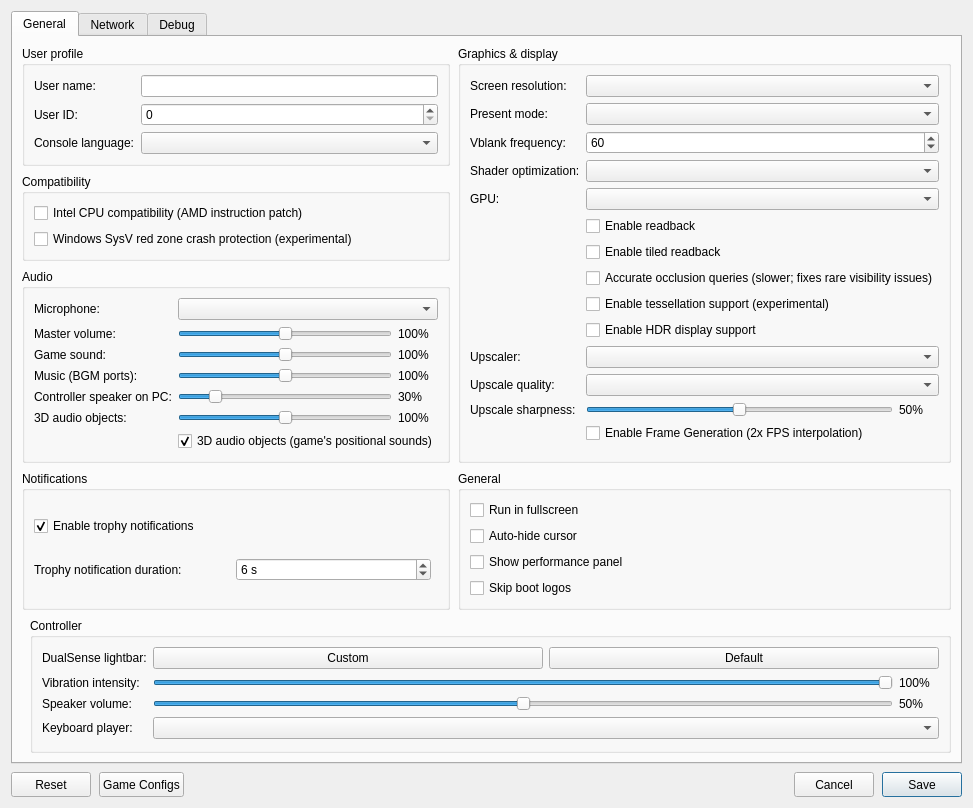
<?xml version="1.0" encoding="UTF-8"?>
<ui version="4.0">
 <class>ConfigurationEditDialog</class>
 <widget class="QDialog" name="ConfigurationEditDialog">
  <property name="geometry">
   <rect>
    <x>0</x>
    <y>0</y>
    <width>900</width>
    <height>620</height>
   </rect>
  </property>
  <property name="windowTitle">
   <string>Settings</string>
  </property>
  <property name="locale">
   <locale language="English" country="UnitedStates"/>
  </property>
  <layout class="QVBoxLayout" name="dialogLayout">
   <property name="spacing"><number>8</number></property>
   <item>
    <widget class="QTabWidget" name="settings_tabs">
     <property name="currentIndex"><number>0</number></property>
     <widget class="QWidget" name="settings_tab">
      <attribute name="title"><string>General</string></attribute>
      <layout class="QGridLayout" name="gridLayout">
       <property name="horizontalSpacing">
        <number>8</number>
       </property>
       <property name="verticalSpacing">
        <number>8</number>
       </property>
       <item row="0" column="0" colspan="2">
        <layout class="QGridLayout" name="sectionsLayout" columnstretch="1,1">
         <property name="horizontalSpacing">
          <number>8</number>
         </property>
         <property name="verticalSpacing">
          <number>8</number>
         </property>
         <item row="0" column="0">
          <widget class="QGroupBox" name="user_profile_group">
           <property name="title">
            <string>User profile</string>
           </property>
           <layout class="QFormLayout" name="userProfileLayout">
            <property name="fieldGrowthPolicy">
             <enum>QFormLayout::AllNonFixedFieldsGrow</enum>
            </property>
            <item row="0" column="0">
             <widget class="QLabel" name="label_user_name">
              <property name="text"><string>User name:</string></property>
             </widget>
            </item>
            <item row="0" column="1">
             <widget class="MandatoryLineEdit" name="lineEdit_user_name">
              <property name="toolTip"><string>Local user name exposed to games</string></property>
              <property name="clearButtonEnabled"><bool>true</bool></property>
             </widget>
            </item>
            <item row="1" column="0">
             <widget class="QLabel" name="label_user_id">
              <property name="text"><string>User ID:</string></property>
             </widget>
            </item>
            <item row="1" column="1">
             <widget class="QSpinBox" name="spinBox_user_id">
              <property name="toolTip"><string>Local user ID exposed to games</string></property>
             </widget>
            </item>
            <item row="2" column="0">
             <widget class="QLabel" name="label_console_language">
              <property name="text"><string>Console language:</string></property>
             </widget>
            </item>
            <item row="2" column="1">
             <widget class="QComboBox" name="comboBox_console_language">
              <property name="toolTip"><string>Language</string></property>
             </widget>
            </item>
           </layout>
          </widget>
         </item>
         <item row="2" column="0">
          <widget class="QGroupBox" name="audio_group">
           <property name="title"><string>Audio</string></property>
           <layout class="QFormLayout" name="audioLayout">
            <property name="fieldGrowthPolicy">
             <enum>QFormLayout::AllNonFixedFieldsGrow</enum>
            </property>
            <item row="0" column="0">
             <widget class="QLabel" name="label_audio_input_device">
              <property name="text"><string>Microphone:</string></property>
             </widget>
            </item>
            <item row="0" column="1">
             <widget class="QComboBox" name="comboBox_audio_input_device"/>
            </item>
           <item row="1" column="0">
            <widget class="QLabel" name="label_audio_master">
             <property name="text"><string>Master volume:</string></property>
            </widget>
           </item>
           <item row="1" column="1">
            <layout class="QHBoxLayout" name="audio_master_layout">
             <item>
              <widget class="QSlider" name="slider_audio_master">
               <property name="toolTip"><string>Everything the game plays on this PC (not the DualSense). 100% is unchanged; above 100% amplifies and can clip.</string></property>
               <property name="maximum"><number>200</number></property>
               <property name="singleStep"><number>5</number></property>
               <property name="pageStep"><number>10</number></property>
               <property name="value"><number>100</number></property>
               <property name="orientation"><enum>Qt::Horizontal</enum></property>
              </widget>
             </item>
             <item>
              <widget class="QLabel" name="label_audio_master_value">
               <property name="minimumSize"><size><width>40</width><height>0</height></size></property>
               <property name="text"><string>100%</string></property>
              </widget>
             </item>
            </layout>
           </item>
           <item row="2" column="0">
            <widget class="QLabel" name="label_audio_main">
             <property name="text"><string>Game sound:</string></property>
            </widget>
           </item>
           <item row="2" column="1">
            <layout class="QHBoxLayout" name="audio_main_layout">
             <item>
              <widget class="QSlider" name="slider_audio_main">
               <property name="toolTip"><string>Game audio on the main output ports (most effects, and music in games that mix it there). 100% is unchanged.</string></property>
               <property name="maximum"><number>200</number></property>
               <property name="singleStep"><number>5</number></property>
               <property name="pageStep"><number>10</number></property>
               <property name="value"><number>100</number></property>
               <property name="orientation"><enum>Qt::Horizontal</enum></property>
              </widget>
             </item>
             <item>
              <widget class="QLabel" name="label_audio_main_value">
               <property name="minimumSize"><size><width>40</width><height>0</height></size></property>
               <property name="text"><string>100%</string></property>
              </widget>
             </item>
            </layout>
           </item>
           <item row="3" column="0">
            <widget class="QLabel" name="label_audio_music">
             <property name="text"><string>Music (BGM ports):</string></property>
            </widget>
           </item>
           <item row="3" column="1">
            <layout class="QHBoxLayout" name="audio_music_layout">
             <item>
              <widget class="QSlider" name="slider_audio_music">
               <property name="toolTip"><string>Music the game plays on its own background-music ports. Has no effect on games that mix music into the main output.</string></property>
               <property name="maximum"><number>200</number></property>
               <property name="singleStep"><number>5</number></property>
               <property name="pageStep"><number>10</number></property>
               <property name="value"><number>100</number></property>
               <property name="orientation"><enum>Qt::Horizontal</enum></property>
              </widget>
             </item>
             <item>
              <widget class="QLabel" name="label_audio_music_value">
               <property name="minimumSize"><size><width>40</width><height>0</height></size></property>
               <property name="text"><string>100%</string></property>
              </widget>
             </item>
            </layout>
           </item>
           <item row="4" column="0">
            <widget class="QLabel" name="label_audio_pad_speaker">
             <property name="text"><string>Controller speaker on PC:</string></property>
            </widget>
           </item>
           <item row="4" column="1">
            <layout class="QHBoxLayout" name="audio_pad_speaker_layout">
             <item>
              <widget class="QSlider" name="slider_audio_pad_speaker">
               <property name="toolTip"><string>Sounds meant for the DualSense speaker when no DualSense plays them (no controller, or not wired/Bluetooth). The console speaker is small, so these are turned down by default.</string></property>
               <property name="maximum"><number>200</number></property>
               <property name="singleStep"><number>5</number></property>
               <property name="pageStep"><number>10</number></property>
               <property name="value"><number>30</number></property>
               <property name="orientation"><enum>Qt::Horizontal</enum></property>
              </widget>
             </item>
             <item>
              <widget class="QLabel" name="label_audio_pad_speaker_value">
               <property name="minimumSize"><size><width>40</width><height>0</height></size></property>
               <property name="text"><string>30%</string></property>
              </widget>
             </item>
            </layout>
           </item>
           <item row="5" column="0">
            <widget class="QLabel" name="label_audio_objects">
             <property name="text"><string>3D audio objects:</string></property>
            </widget>
           </item>
           <item row="5" column="1">
            <layout class="QHBoxLayout" name="audio_objects_layout">
             <item>
              <widget class="QSlider" name="slider_audio_objects">
               <property name="toolTip"><string>Sound effects the game places in 3D (PS5 3D audio object ports), mixed into the game sound on this PC. Game sound and master volume apply on top. 100% is unchanged.</string></property>
               <property name="maximum"><number>200</number></property>
               <property name="singleStep"><number>5</number></property>
               <property name="pageStep"><number>10</number></property>
               <property name="value"><number>100</number></property>
               <property name="orientation"><enum>Qt::Horizontal</enum></property>
              </widget>
             </item>
             <item>
              <widget class="QLabel" name="label_audio_objects_value">
               <property name="minimumSize"><size><width>40</width><height>0</height></size></property>
               <property name="text"><string>100%</string></property>
              </widget>
             </item>
            </layout>
           </item>
           <item row="6" column="1">
            <widget class="QCheckBox" name="checkBox_audio_objects">
             <property name="toolTip"><string>Play the sounds the game places in 3D (PS5 3D audio object ports: ambience, positioned effects). Off drops them, as older Kyty versions did.</string></property>
             <property name="text"><string>3D audio objects (game's positional sounds)</string></property>
             <property name="checked"><bool>true</bool></property>
            </widget>
           </item>
           </layout>
          </widget>
         </item>
         <item row="0" column="1" rowspan="3">
          <widget class="QGroupBox" name="graphics_group">
           <property name="title">
            <string>Graphics &amp;&amp; display</string>
           </property>
           <layout class="QFormLayout" name="graphicsLayout">
            <property name="fieldGrowthPolicy">
             <enum>QFormLayout::AllNonFixedFieldsGrow</enum>
            </property>
            <item row="0" column="0">
             <widget class="QLabel" name="label_screen_resolution">
              <property name="text"><string>Screen resolution:</string></property>
             </widget>
            </item>
            <item row="0" column="1">
             <widget class="QComboBox" name="comboBox_screen_resolution">
              <property name="toolTip"><string>Window resolution</string></property>
             </widget>
            </item>
            <item row="1" column="0">
             <widget class="QLabel" name="label_present_mode">
              <property name="text"><string>Present mode:</string></property>
             </widget>
            </item>
            <item row="1" column="1">
             <widget class="QComboBox" name="comboBox_present_mode">
              <property name="toolTip"><string>Vulkan swapchain presentation mode</string></property>
             </widget>
            </item>
            <item row="2" column="0">
             <widget class="QLabel" name="label_vblank_frequency">
              <property name="text"><string>Vblank frequency:</string></property>
             </widget>
            </item>
            <item row="2" column="1">
             <widget class="QSpinBox" name="spinBox_vblank_frequency">
              <property name="toolTip"><string>Virtual display refresh rate used for frame pacing</string></property>
              <property name="minimum"><number>30</number></property>
              <property name="maximum"><number>360</number></property>
              <property name="value"><number>60</number></property>
             </widget>
            </item>
            <item row="3" column="0">
             <widget class="QLabel" name="label_shader_optimization">
              <property name="text"><string>Shader optimization:</string></property>
             </widget>
            </item>
            <item row="3" column="1">
             <widget class="QComboBox" name="comboBox_shader_optimization_type">
              <property name="toolTip"><string>Optimize shaders for code size or performance</string></property>
             </widget>
            </item>
            <item row="4" column="0">
             <widget class="QLabel" name="label_gpu">
              <property name="text"><string>GPU:</string></property>
             </widget>
            </item>
            <item row="4" column="1">
             <widget class="QComboBox" name="comboBox_gpu">
              <property name="toolTip"><string>Graphics device used by the emulator</string></property>
             </widget>
            </item>
            <item row="5" column="1">
             <widget class="QCheckBox" name="checkBox_readback">
              <property name="toolTip"><string>Read back writable linear images</string></property>
              <property name="text"><string>Enable readback</string></property>
             </widget>
            </item>
            <item row="6" column="1">
             <widget class="QCheckBox" name="checkBox_readback_tiled">
              <property name="toolTip"><string>Read back small writable tiled images</string></property>
              <property name="text"><string>Enable tiled readback</string></property>
             </widget>
            </item>
            <item row="7" column="1">
             <widget class="QCheckBox" name="checkBox_gpu_occlusion">
              <property name="toolTip"><string>Off (default): occlusion queries report everything as visible, which is much faster in heavy levels but may draw objects or effects that the game hides behind walls. On: the GPU counts visible samples as on the console (slower; fixes rare visibility issues).</string></property>
              <property name="text"><string>Accurate occlusion queries (slower; fixes rare visibility issues)</string></property>
             </widget>
            </item>
            <item row="8" column="1">
             <widget class="QCheckBox" name="checkBox_tessellation">
              <property name="toolTip"><string>Draw tessellated geometry. Disabled by default; unsupported tessellation may cause crashes.</string></property>
              <property name="text"><string>Enable tessellation support (experimental)</string></property>
             </widget>
            </item>
            <item row="10" column="0">
             <widget class="QLabel" name="label_upscaler">
              <property name="text"><string>Upscaler:</string></property>
             </widget>
            </item>
            <item row="10" column="1">
             <widget class="QComboBox" name="comboBox_upscaler">
              <property name="toolTip"><string>Spatial/temporal super-resolution mode (Off, FSR, DLSS). Works on NVIDIA, AMD, and Intel GPUs. In-game hotkey: F9</string></property>
             </widget>
            </item>
            <item row="11" column="0">
             <widget class="QLabel" name="label_upscale_quality">
              <property name="text"><string>Upscale quality:</string></property>
             </widget>
            </item>
            <item row="11" column="1">
             <widget class="QComboBox" name="comboBox_upscale_quality">
              <property name="toolTip"><string>Internal render resolution preset when an upscaler is active</string></property>
             </widget>
            </item>
            <item row="12" column="0">
             <widget class="QLabel" name="label_upscale_sharpness">
              <property name="text"><string>Upscale sharpness:</string></property>
             </widget>
            </item>
            <item row="12" column="1">
             <layout class="QHBoxLayout" name="upscale_sharpness_layout">
              <item>
               <widget class="QSlider" name="slider_upscale_sharpness">
                <property name="toolTip"><string>Contrast-adaptive sharpening strength (RCAS, 0-100%)</string></property>
                <property name="maximum"><number>100</number></property>
                <property name="singleStep"><number>5</number></property>
                <property name="pageStep"><number>10</number></property>
                <property name="value"><number>50</number></property>
                <property name="orientation"><enum>Qt::Horizontal</enum></property>
               </widget>
              </item>
              <item>
               <widget class="QLabel" name="label_upscale_sharpness_value">
                <property name="minimumSize"><size><width>40</width><height>0</height></size></property>
                <property name="text"><string>50%</string></property>
               </widget>
              </item>
             </layout>
            </item>
            <item row="13" column="1">
             <widget class="QCheckBox" name="checkBox_frame_generation">
              <property name="toolTip"><string>Synthesize a motion-compensated intermediate frame between rendered frames for smoother 2x FPS output. In-game hotkey: F10</string></property>
              <property name="text"><string>Enable Frame Generation (2x FPS interpolation)</string></property>
             </widget>
            </item>
            <item row="9" column="1">
             <widget class="QCheckBox" name="checkBox_hdr">
              <property name="toolTip"><string>Enable HDR10 output for supported games. Requires HDR enabled on the host display.</string></property>
              <property name="text"><string>Enable HDR display support</string></property>
             </widget>
            </item>
           </layout>
          </widget>
         </item>
         <item row="3" column="0">
          <widget class="QGroupBox" name="notifications_group">
           <property name="title"><string>Notifications</string></property>
           <layout class="QVBoxLayout" name="notificationsLayout">
            <item>
             <widget class="QCheckBox" name="checkBox_trophy_notifications">
              <property name="toolTip"><string>Show trophy unlock notifications and play their sound.
    To use your own sound, replace the emulator's assets/sounds/trophy-unlock.wav with a WAV file and restart the game.</string></property>
              <property name="text"><string>Enable trophy notifications</string></property>
              <property name="checked"><bool>true</bool></property>
             </widget>
            </item>
            <item>
             <layout class="QHBoxLayout" name="trophyDurationLayout">
              <item>
               <widget class="QLabel" name="label_trophy_duration">
                <property name="text"><string>Trophy notification duration:</string></property>
               </widget>
              </item>
              <item>
               <widget class="QSpinBox" name="spinBox_trophy_duration">
                <property name="toolTip"><string>How long each trophy unlock notification stays on screen.</string></property>
                <property name="suffix"><string> s</string></property>
                <property name="minimum"><number>5</number></property>
                <property name="maximum"><number>10</number></property>
                <property name="value"><number>6</number></property>
               </widget>
              </item>
              <item>
               <spacer name="trophyDurationSpacer">
                <property name="orientation"><enum>Qt::Horizontal</enum></property>
               </spacer>
              </item>
             </layout>
            </item>
           </layout>
          </widget>
         </item>
         <item row="3" column="1">
          <widget class="QGroupBox" name="general_group">
           <property name="title"><string>General</string></property>
           <layout class="QVBoxLayout" name="generalLayout">
            <item>
             <widget class="QCheckBox" name="checkBox_fullscreen">
              <property name="toolTip"><string>Run in borderless desktop fullscreen</string></property>
              <property name="text"><string>Run in fullscreen</string></property>
             </widget>
            </item>
            <item>
             <widget class="QCheckBox" name="checkBox_hide_cursor">
              <property name="toolTip"><string>Hide the host cursor after 2 seconds without mouse activity</string></property>
              <property name="text"><string>Auto-hide cursor</string></property>
             </widget>
            </item>
            <item>
             <widget class="QCheckBox" name="checkBox_perf_overlay">
              <property name="toolTip"><string>Show FPS, frame times, CPU/GPU usage, RAM and memory pressure in the game window. Press F2 (Cmd+P on macOS) to toggle it, and add Shift for the detailed view.</string></property>
              <property name="text"><string>Show performance panel</string></property>
             </widget>
            </item>
            <item>
             <widget class="QCheckBox" name="checkBox_skip_notice_screen">
              <property name="toolTip"><string>Skip startup logos and notices in supported games.</string></property>
              <property name="text"><string>Skip boot logos</string></property>
             </widget>
            </item>
           </layout>
          </widget>
         </item>
         <item row="1" column="0">
          <widget class="QGroupBox" name="compatibility_group">
           <property name="title">
            <string>Compatibility</string>
           </property>
           <layout class="QVBoxLayout" name="compatibilityLayout">
            <item>
             <widget class="QCheckBox" name="checkBox_amd_cpu">
              <property name="toolTip"><string>Emulates the PS5's AMD-only instructions (EXTRQ/INSERTQ) and AMD's VRSQRTPS results. Partly checked (default): automatic, on for Intel and other non-AMD CPUs, off for AMD CPUs. Checked: always on. Unchecked: always off.</string></property>
              <property name="text"><string>Intel CPU compatibility (AMD instruction patch)</string></property>
             </widget>
            </item>
            <item>
             <widget class="QCheckBox" name="checkBox_red_zone_protection">
              <property name="toolTip"><string>Helps prevent crashes in some games on Windows</string></property>
              <property name="text"><string>Windows SysV red zone crash protection (experimental)</string></property>
             </widget>
            </item>
           </layout>
          </widget>
         </item>
        </layout>
       </item>
       <item row="1" column="1">
        <widget class="QGroupBox" name="controller_group">
         <property name="title"><string>Controller</string></property>
         <layout class="QFormLayout" name="controllerLayout">
          <property name="fieldGrowthPolicy"><enum>QFormLayout::AllNonFixedFieldsGrow</enum></property>
          <item row="0" column="0">
           <widget class="QLabel" name="label_controller_color">
            <property name="text"><string>DualSense lightbar:</string></property>
           </widget>
          </item>
          <item row="0" column="1">
           <layout class="QHBoxLayout" name="controllerColorLayout">
            <item>
             <widget class="QPushButton" name="button_controller_color">
              <property name="toolTip"><string>Choose and preview a fixed LED color. Bluetooth DualSense may take several seconds to update.</string></property>
              <property name="text"><string>Custom</string></property>
             </widget>
            </item>
            <item>
             <widget class="QPushButton" name="button_controller_color_reset">
              <property name="toolTip"><string>Let the game control the lightbar</string></property>
              <property name="text"><string>Default</string></property>
             </widget>
            </item>
           </layout>
          </item>
          <item row="1" column="0">
           <widget class="QLabel" name="label_controller_vibration">
            <property name="text"><string>Vibration intensity:</string></property>
           </widget>
          </item>
          <item row="1" column="1">
           <layout class="QHBoxLayout" name="controllerVibrationLayout">
            <item>
             <widget class="QSlider" name="slider_controller_vibration">
              <property name="toolTip"><string>Scale DualSense vibration over USB and Bluetooth</string></property>
              <property name="maximum"><number>100</number></property>
              <property name="value"><number>100</number></property>
              <property name="orientation"><enum>Qt::Horizontal</enum></property>
             </widget>
            </item>
            <item>
             <widget class="QLabel" name="label_controller_vibration_value">
              <property name="minimumSize"><size><width>40</width><height>0</height></size></property>
              <property name="text"><string>100%</string></property>
             </widget>
            </item>
           </layout>
          </item>
          <item row="2" column="0">
           <widget class="QLabel" name="label_controller_volume">
            <property name="text"><string>Speaker volume:</string></property>
           </widget>
          </item>
          <item row="2" column="1">
           <layout class="QHBoxLayout" name="controllerVolumeLayout">
            <item>
             <widget class="QSlider" name="slider_controller_volume">
              <property name="toolTip"><string>Scale the DualSense speaker over USB and Bluetooth. 50% is the previous default; 100% adds 6 dB of gain.</string></property>
              <property name="maximum"><number>100</number></property>
              <property name="value"><number>50</number></property>
              <property name="orientation"><enum>Qt::Horizontal</enum></property>
             </widget>
            </item>
            <item>
             <widget class="QLabel" name="label_controller_volume_value">
              <property name="minimumSize"><size><width>40</width><height>0</height></size></property>
              <property name="text"><string>50%</string></property>
             </widget>
            </item>
           </layout>
          </item>
          <item row="3" column="0">
           <widget class="QLabel" name="label_keyboard_player">
            <property name="text"><string>Keyboard player:</string></property>
           </widget>
          </item>
          <item row="3" column="1">
           <widget class="QComboBox" name="comboBox_keyboard_player">
            <property name="toolTip"><string>Gamepads fill the remaining players in connection order. Every player uses the same input mapping.</string></property>
           </widget>
          </item>
         </layout>
        </widget>
       </item>
      </layout>
     </widget>
     <widget class="QWidget" name="network_tab">
      <attribute name="title"><string>Network</string></attribute>
      <layout class="QVBoxLayout" name="networkTabLayout">
       <item>
        <widget class="QCheckBox" name="checkBox_network_connected">
         <property name="toolTip"><string>Let games use your computer's local network connection.</string></property>
         <property name="text"><string>Enable network connection</string></property>
        </widget>
       </item>
       <item>
        <spacer name="networkSpacer">
         <property name="orientation"><enum>Qt::Vertical</enum></property>
         <property name="sizeHint" stdset="0"><size><width>20</width><height>40</height></size></property>
        </spacer>
       </item>
      </layout>
     </widget>
     <widget class="QWidget" name="debug_tab">
      <attribute name="title"><string>Debug</string></attribute>
      <layout class="QVBoxLayout" name="debugTabLayout">
       <item>
        <widget class="QGroupBox" name="debug_group">
         <property name="title">
          <string>Debugging &amp;&amp; logs</string>
         </property>
         <layout class="QGridLayout" name="debugLayout" columnstretch="0,1,0,1">
          <property name="horizontalSpacing"><number>8</number></property>
          <property name="verticalSpacing"><number>6</number></property>
          <item row="0" column="0" colspan="2">
           <widget class="QCheckBox" name="checkBox_vulkan_validation">
            <property name="toolTip"><string>Enable Vulkan validation layers</string></property>
            <property name="text"><string>Vulkan validation</string></property>
            <property name="checked"><bool>true</bool></property>
           </widget>
          </item>
          <item row="0" column="2" colspan="2">
           <widget class="QCheckBox" name="checkBox_shader_validation">
            <property name="toolTip"><string>Validate SPIR-V binary</string></property>
            <property name="text"><string>Shader validation</string></property>
            <property name="checked"><bool>true</bool></property>
           </widget>
          </item>
          <item row="1" column="0" colspan="2">
           <widget class="QCheckBox" name="checkBox_renderdoc_capture">
            <property name="toolTip"><string>Enable RenderDoc capture</string></property>
            <property name="text"><string>RenderDoc capture</string></property>
           </widget>
          </item>
          <item row="1" column="2" colspan="2">
           <widget class="QCheckBox" name="checkBox_cmd_dump">
            <property name="toolTip"><string>Dump command buffers</string></property>
            <property name="text"><string>Command buffer dump</string></property>
           </widget>
          </item>
          <item row="2" column="0">
           <widget class="QLabel" name="label_shader_log_direction">
            <property name="text"><string>Shader logging:</string></property>
           </widget>
          </item>
          <item row="2" column="1">
           <widget class="QComboBox" name="comboBox_shader_log_direction">
            <property name="toolTip"><string>Dump shaders to file or console window. If enabled may decrease emulator performance</string></property>
           </widget>
          </item>
          <item row="2" column="2">
           <widget class="QLabel" name="label_shader_log_folder">
            <property name="text"><string>Shader log folder:</string></property>
           </widget>
          </item>
          <item row="2" column="3">
           <widget class="MandatoryLineEdit" name="lineEdit_shader_log_folder">
            <property name="toolTip"><string>Specify directory to dump shaders</string></property>
            <property name="clearButtonEnabled"><bool>true</bool></property>
           </widget>
          </item>
          <item row="3" column="0">
           <widget class="QLabel" name="label_printf_direction">
            <property name="text"><string>Printf output:</string></property>
           </widget>
          </item>
          <item row="3" column="1">
           <widget class="QComboBox" name="comboBox_printf_direction">
            <property name="toolTip"><string>Print logs to file or console window. If enabled may decrease emulator performance</string></property>
           </widget>
          </item>
          <item row="3" column="2">
           <widget class="QLabel" name="label_printf_file">
            <property name="text"><string>Printf output file:</string></property>
           </widget>
          </item>
          <item row="3" column="3">
           <widget class="MandatoryLineEdit" name="lineEdit_printf_file">
            <property name="toolTip"><string>Specify file to dump logs</string></property>
            <property name="clearButtonEnabled"><bool>true</bool></property>
           </widget>
          </item>
          <item row="4" column="0">
           <widget class="QCheckBox" name="checkBox_profiler">
            <property name="toolTip"><string>Enable the Tracy profiler. Profiling may decrease emulator performance</string></property>
            <property name="text"><string>Tracy profiler</string></property>
           </widget>
          </item>
          <item row="4" column="2">
           <widget class="QLabel" name="label_cmd_dump_folder">
            <property name="text"><string>Command buffer folder:</string></property>
           </widget>
          </item>
          <item row="4" column="3">
           <widget class="MandatoryLineEdit" name="lineEdit_cmd_dump_folder">
            <property name="toolTip"><string>Specify directory to dump command buffers</string></property>
            <property name="clearButtonEnabled"><bool>true</bool></property>
           </widget>
          </item>
         </layout>
        </widget>
       </item>
       <item>
        <widget class="QGroupBox" name="rendering_compatibility_group">
         <property name="title"><string>Rendering compatibility</string></property>
         <layout class="QVBoxLayout" name="renderingCompatibilityLayout">
          <item>
           <widget class="QLabel" name="label_rendering_compatibility">
            <property name="text"><string>These settings may help with rendering bugs at a slight performance cost.</string></property>
            <property name="wordWrap"><bool>true</bool></property>
           </widget>
          </item>
          <item>
           <widget class="QCheckBox" name="checkBox_sync_raw_image_buffers">
            <property name="toolTip"><string>Can fix missing textures and incorrect transparency (Resident Evil 2).</string></property>
            <property name="text"><string>Accurate texture synchronization</string></property>
           </widget>
          </item>
         </layout>
        </widget>
       </item>
       <item>
        <spacer name="debugSpacer">
         <property name="orientation"><enum>Qt::Vertical</enum></property>
         <property name="sizeHint" stdset="0"><size><width>20</width><height>40</height></size></property>
        </spacer>
       </item>
      </layout>
     </widget>
    </widget>
   </item>
   <item>
    <layout class="QHBoxLayout" name="buttonLayout">
     <item>
     <widget class="QPushButton" name="clear_button">
       <property name="minimumSize"><size><width>80</width><height>25</height></size></property>
       <property name="text"><string>Reset</string></property>
       <property name="toolTip"><string>Restore default settings</string></property>
      </widget>
     </item>
     <item>
      <widget class="QPushButton" name="settings_button">
       <property name="minimumSize"><size><width>80</width><height>25</height></size></property>
       <property name="text"><string>Game Configs</string></property>
       <property name="toolTip"><string>Import or export game configs</string></property>
      </widget>
     </item>
     <item>
      <spacer name="buttonSpacer">
       <property name="orientation"><enum>Qt::Horizontal</enum></property>
       <property name="sizeHint" stdset="0"><size><width>40</width><height>20</height></size></property>
      </spacer>
     </item>
     <item>
      <widget class="QPushButton" name="cancel_button">
       <property name="minimumSize"><size><width>80</width><height>25</height></size></property>
       <property name="text"><string>Cancel</string></property>
      </widget>
     </item>
     <item>
      <widget class="QPushButton" name="ok_button">
       <property name="minimumSize"><size><width>80</width><height>25</height></size></property>
       <property name="text"><string>Save</string></property>
       <property name="default"><bool>true</bool></property>
      </widget>
     </item>
    </layout>
   </item>
  </layout>
 </widget>
 <customwidgets>
  <customwidget>
   <class>MandatoryLineEdit</class>
   <extends>QLineEdit</extends>
   <header>mandatoryLineEdit.h</header>
  </customwidget>
 </customwidgets>
 <resources/>
</ui>
